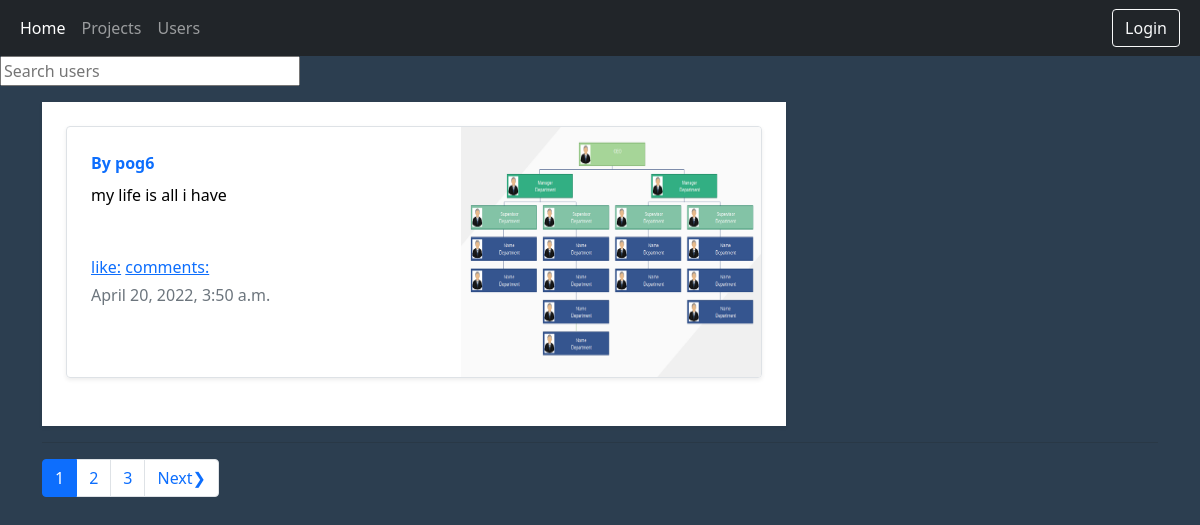
The page / on the database its author committed.
### actions/models.py (models this page shows, shortened)
class UserPost(models.Model):
    owner = models.ForeignKey(Account,on_delete=models.SET_NULL, null=True, blank=True)
    body = models.CharField(max_length=1000, null=True, blank=True)
    post_image = models.ImageField(null=True,blank=True,upload_to="post_images/",default='post_images/default.jpg')
    created = models.DateTimeField(auto_now_add=True)
    id = models.UUIDField(default=uuid.uuid4, unique=True, primary_key=True, editable=False)

### users/models.py (models this page shows)
class Account(models.Model):
    user = models.OneToOneField(User, on_delete=models.CASCADE, null=True, blank=True)
    first_name=models.CharField(max_length=200, null=True, blank=True)
    last_name = models.CharField(max_length=200, null=True, blank=True)
    username=models.CharField(max_length=200, null=True, blank=True)
    email=models.EmailField(max_length=200)
    location=models.CharField(max_length=200, null=True, blank=True)
    bio=models.TextField(max_length=200, null=True, blank=True)
    job=models.CharField(max_length=200, null=True, blank=True)
    status=models.CharField(max_length=200, null=True, blank=True)
    profile=models.ImageField(null=True, blank=True,upload_to="profiles/",default='profiles/user-default.png')
    groups=models.ManyToManyField('Group',blank=True)
    github_account=models.CharField(max_length=200, null=True, blank=True)
    linkedin_account = models.CharField(max_length=200, null=True, blank=True)
    follower_accounts= models.ManyToManyField('Account', blank=True)
    followed_accounts= models.ManyToManyField('Account', blank=True,related_name="follows")
    followers = models.IntegerField(default=0, null=True, blank=True)
    following = models.IntegerField(default=0, null=True, blank=True)
    created = models.DateTimeField(auto_now_add=True)
    id = models.UUIDField(default=uuid.uuid4, unique=True, primary_key=True, editable=False)
    def __str__(self):
        return str(self.username)
    class Meta:
        ordering = ['-followers']

### users/views.py (the view)
# urls.py: path('',views.front,name="front"),
def front(request):
    posts, search_query = search_posts(request)
    posts, custom_range = pagination(request, posts, 1)
    content={"posts":posts,"custom_range":custom_range,"search_query":search_query}
    return render(request,"users/front.html",content)

### users/utils.py (called while the page is built)
def pagination(request,accounts,result):
    page = request.GET.get("page")
    paginator = Paginator(accounts, result)
    try:
        accounts = paginator.page(page)
    except PageNotAnInteger:
        page = 1
        accounts = paginator.page(page)
    except EmptyPage:
        page = paginator.num_pages
        accounts = paginator.page(page)
    left_index = int(page) - 2
    if left_index < 1:
        left_index = 1
    right_index = int(page) + 3
    if right_index > paginator.num_pages:
        right_index = paginator.num_pages + 1
    custom_range = range(left_index, right_index)
    return accounts,custom_range

def search_posts(request):
    search_query = ''
    accounts=[]
    if request.GET.get('search_query'):
        search_query = request.GET.get('search_query')
        accounts = Account.objects.filter(Q(username__icontains=search_query) | Q(first_name__icontains=search_query) | Q(last_name__icontains=search_query))
    posts = UserPost.objects.filter(Q(body__icontains=search_query) | Q(owner__in=accounts))
    return posts,search_query

### users/templates/users/front.html
{% extends 'main.html' %}
{% block content %}
 <form  id="searchForm" action="{% url 'front' %}" method="get">
          <input style="width:300px;" type="text" placeholder="Search users" aria-label="Search" name="search_query" value="{{search_query}}">
        </form>
<div class="container mt-3 mb-4" >
{% for post in posts %}
    <div class="col-md-8">
        <div class="user-dashboard-info-box table-responsive mb-0 bg-white p-4 shadow-sm">
      <div class="row g-0 border rounded overflow-hidden flex-md-row mb-4 shadow-sm h-md-250 position-relative">
        <div class="col p-4 d-flex flex-column position-static">
            {% if post.owner == request.user.account %}
             <a href="{% url 'account' post.owner.id %}">
          <strong class="d-inline-block mb-2 text-primary" >By {{post.owner}}</strong>
                </a>
            {% else %}
            <a href="{% url 'user_account' post.owner.id %}">
          <strong class="d-inline-block mb-2 text-primary" >By {{post.owner}}</strong>
                </a>
            {% endif %}
              <a href="" id="me" style="text-decoration: None;">
          <p class="card-text mb-auto" style="color: black;"><stron>{{post.body|slice:"150" }}</stron></p>
                   </a>
                  <br>
                  <br>
                  <div class="mb-1 text-muted"> <a href="">like:{{post.vote_total}}</a> <a href="">comments: {{post.vote_ratio}}</a></div>
                   <div class="mb-1 text-muted" >{{post.created}}</div>
        </div>
        <div class="col-auto d-none d-lg-block">
            <img src="{{post.post_image.url}}" alt="" class="bd-placeholder-img" width="300" height="250">
        </div>
      </div>
</div>
         </div>
        <hr>
{% endfor %}
    {% include 'pagination.html' with query_set=posts custom_range=custom_range %}
</div>
{% endblock content %}

### rows shown on the page
UserPost: owner "pog6", body "my life is all i have", created "April 20, 2022, 3:50 a.m.", post_image (picture)

### other values the page prints
{{ page }} "1"
{{ page }} "2" "3"
